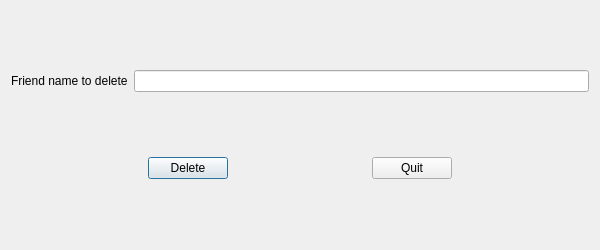
<?xml version="1.0" encoding="UTF-8"?>
<ui version="4.0">
 <class>DeleteFriend</class>
 <widget class="QDialog" name="DeleteFriend">
  <property name="windowModality">
   <enum>Qt::NonModal</enum>
  </property>
  <property name="geometry">
   <rect>
    <x>0</x>
    <y>0</y>
    <width>600</width>
    <height>250</height>
   </rect>
  </property>
  <property name="minimumSize">
   <size>
    <width>600</width>
    <height>250</height>
   </size>
  </property>
  <property name="maximumSize">
   <size>
    <width>600</width>
    <height>250</height>
   </size>
  </property>
  <property name="windowTitle">
   <string>Dialog</string>
  </property>
  <property name="modal">
   <bool>true</bool>
  </property>
  <layout class="QGridLayout" name="gridLayout">
   <item row="0" column="0">
    <layout class="QHBoxLayout" name="horizontalLayout_2">
     <item>
      <widget class="QLabel" name="label">
       <property name="text">
        <string>Friend name to delete</string>
       </property>
      </widget>
     </item>
     <item>
      <widget class="QLineEdit" name="friendDelete"/>
     </item>
    </layout>
   </item>
   <item row="1" column="0">
    <layout class="QHBoxLayout" name="horizontalLayout">
     <item>
      <spacer name="horizontalSpacer_2">
       <property name="orientation">
        <enum>Qt::Horizontal</enum>
       </property>
       <property name="sizeHint" stdset="0">
        <size>
         <width>40</width>
         <height>20</height>
        </size>
       </property>
      </spacer>
     </item>
     <item>
      <widget class="QPushButton" name="deleteFriend">
       <property name="text">
        <string>Delete</string>
       </property>
       <property name="shortcut">
        <string>Ctrl+D</string>
       </property>
      </widget>
     </item>
     <item>
      <spacer name="horizontalSpacer">
       <property name="orientation">
        <enum>Qt::Horizontal</enum>
       </property>
       <property name="sizeHint" stdset="0">
        <size>
         <width>40</width>
         <height>20</height>
        </size>
       </property>
      </spacer>
     </item>
     <item>
      <widget class="QPushButton" name="quitButton">
       <property name="text">
        <string>Quit</string>
       </property>
       <property name="shortcut">
        <string>Ctrl+Q</string>
       </property>
      </widget>
     </item>
     <item>
      <spacer name="horizontalSpacer_3">
       <property name="orientation">
        <enum>Qt::Horizontal</enum>
       </property>
       <property name="sizeHint" stdset="0">
        <size>
         <width>40</width>
         <height>20</height>
        </size>
       </property>
      </spacer>
     </item>
    </layout>
   </item>
  </layout>
 </widget>
 <resources/>
 <connections/>
</ui>
